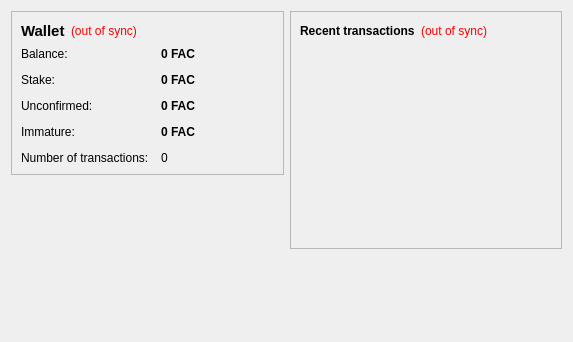
<?xml version="1.0" encoding="UTF-8"?>
<ui version="4.0">
 <class>OverviewPage</class>
 <widget class="QWidget" name="OverviewPage">
  <property name="geometry">
   <rect>
    <x>0</x>
    <y>0</y>
    <width>573</width>
    <height>342</height>
   </rect>
  </property>
  <property name="windowTitle">
   <string>Form</string>
  </property>
  <layout class="QHBoxLayout" name="horizontalLayout" stretch="1,1">
   <item>
    <layout class="QVBoxLayout" name="verticalLayout_2">
     <item>
      <widget class="QFrame" name="frame">
       <property name="frameShape">
        <enum>QFrame::StyledPanel</enum>
       </property>
       <property name="frameShadow">
        <enum>QFrame::Raised</enum>
       </property>
       <layout class="QVBoxLayout" name="verticalLayout_4">
        <item>
         <layout class="QHBoxLayout" name="horizontalLayout_4">
          <item>
           <widget class="QLabel" name="label_5">
            <property name="font">
             <font>
              <pointsize>11</pointsize>
              <weight>75</weight>
              <bold>true</bold>
             </font>
            </property>
            <property name="text">
             <string>Wallet</string>
            </property>
           </widget>
          </item>
          <item>
           <widget class="QLabel" name="labelWalletStatus">
            <property name="toolTip">
             <string>The displayed information may be out of date. Your wallet automatically synchronizes with the FairCoin network after a connection is established, but this process has not completed yet.</string>
            </property>
            <property name="styleSheet">
             <string notr="true">QLabel { color: red; }</string>
            </property>
            <property name="text">
             <string notr="true">(out of sync)</string>
            </property>
            <property name="alignment">
             <set>Qt::AlignLeading|Qt::AlignLeft|Qt::AlignVCenter</set>
            </property>
           </widget>
          </item>
          <item>
           <spacer name="horizontalSpacer_2">
            <property name="orientation">
             <enum>Qt::Horizontal</enum>
            </property>
            <property name="sizeHint" stdset="0">
             <size>
              <width>40</width>
              <height>20</height>
             </size>
            </property>
           </spacer>
          </item>
         </layout>
        </item>
        <item>
         <layout class="QFormLayout" name="formLayout_2">
          <property name="fieldGrowthPolicy">
           <enum>QFormLayout::AllNonFixedFieldsGrow</enum>
          </property>
          <property name="horizontalSpacing">
           <number>12</number>
          </property>
          <property name="verticalSpacing">
           <number>12</number>
          </property>
          <item row="0" column="0">
           <widget class="QLabel" name="label">
            <property name="text">
             <string>Balance:</string>
            </property>
           </widget>
          </item>
          <item row="0" column="1">
           <widget class="QLabel" name="labelBalance">
            <property name="font">
             <font>
              <weight>75</weight>
              <bold>true</bold>
             </font>
            </property>
            <property name="cursor">
             <cursorShape>IBeamCursor</cursorShape>
            </property>
            <property name="toolTip">
             <string>Your current balance</string>
            </property>
            <property name="text">
             <string notr="true">0 FAC</string>
            </property>
            <property name="textInteractionFlags">
             <set>Qt::LinksAccessibleByMouse|Qt::TextSelectableByKeyboard|Qt::TextSelectableByMouse</set>
            </property>
           </widget>
          </item>
          <item row="1" column="0">
           <widget class="QLabel" name="label_6">
            <property name="text">
             <string>Stake:</string>
            </property>
           </widget>
          </item>
          <item row="1" column="1">
           <widget class="QLabel" name="labelStake">
            <property name="font">
             <font>
              <weight>75</weight>
              <bold>true</bold>
             </font>
            </property>
            <property name="cursor">
             <cursorShape>IBeamCursor</cursorShape>
            </property>
            <property name="toolTip">
             <string>Total of coins that was staked, and do not yet count toward the current balance</string>
            </property>
            <property name="text">
             <string notr="true">0 FAC</string>
            </property>
            <property name="textInteractionFlags">
             <set>Qt::LinksAccessibleByMouse|Qt::TextSelectableByKeyboard|Qt::TextSelectableByMouse</set>
            </property>
           </widget>
          </item>
          <item row="2" column="0">
           <widget class="QLabel" name="label_3">
            <property name="text">
             <string>Unconfirmed:</string>
            </property>
           </widget>
          </item>
          <item row="2" column="1">
           <widget class="QLabel" name="labelUnconfirmed">
            <property name="font">
             <font>
              <weight>75</weight>
              <bold>true</bold>
             </font>
            </property>
            <property name="cursor">
             <cursorShape>IBeamCursor</cursorShape>
            </property>
            <property name="toolTip">
             <string>Total of transactions that have yet to be confirmed, and do not yet count toward the current balance</string>
            </property>
            <property name="text">
             <string notr="true">0 FAC</string>
            </property>
            <property name="textInteractionFlags">
             <set>Qt::LinksAccessibleByMouse|Qt::TextSelectableByKeyboard|Qt::TextSelectableByMouse</set>
            </property>
           </widget>
          </item>
          <item row="3" column="0">
           <widget class="QLabel" name="labelImmatureText">
            <property name="text">
             <string>Immature:</string>
            </property>
           </widget>
          </item>
          <item row="3" column="1">
           <widget class="QLabel" name="labelImmature">
            <property name="font">
             <font>
              <weight>75</weight>
              <bold>true</bold>
             </font>
            </property>
            <property name="toolTip">
             <string>Mined balance that has not yet matured</string>
            </property>
            <property name="text">
             <string notr="true">0 FAC</string>
            </property>
            <property name="textInteractionFlags">
             <set>Qt::LinksAccessibleByMouse|Qt::TextSelectableByKeyboard|Qt::TextSelectableByMouse</set>
            </property>
           </widget>
          </item>
          <item row="4" column="0">
           <widget class="QLabel" name="label_2">
            <property name="text">
             <string>Number of transactions:</string>
            </property>
           </widget>
          </item>
          <item row="4" column="1">
           <widget class="QLabel" name="labelNumTransactions">
            <property name="toolTip">
             <string>Total number of transactions in wallet</string>
            </property>
            <property name="text">
             <string notr="true">0</string>
            </property>
           </widget>
          </item>
         </layout>
        </item>
       </layout>
      </widget>
     </item>
     <item>
      <spacer name="verticalSpacer">
       <property name="orientation">
        <enum>Qt::Vertical</enum>
       </property>
       <property name="sizeHint" stdset="0">
        <size>
         <width>20</width>
         <height>40</height>
        </size>
       </property>
      </spacer>
     </item>
    </layout>
   </item>
   <item>
    <layout class="QVBoxLayout" name="verticalLayout_3">
     <item>
      <widget class="QFrame" name="frame_2">
       <property name="frameShape">
        <enum>QFrame::StyledPanel</enum>
       </property>
       <property name="frameShadow">
        <enum>QFrame::Raised</enum>
       </property>
       <layout class="QVBoxLayout" name="verticalLayout">
        <item>
         <layout class="QHBoxLayout" name="horizontalLayout_2">
          <item>
           <widget class="QLabel" name="label_4">
            <property name="text">
             <string>&lt;b&gt;Recent transactions&lt;/b&gt;</string>
            </property>
           </widget>
          </item>
          <item>
           <widget class="QLabel" name="labelTransactionsStatus">
            <property name="toolTip">
             <string>The displayed information may be out of date. Your wallet automatically synchronizes with the FairCoin network after a connection is established, but this process has not completed yet.</string>
            </property>
            <property name="styleSheet">
             <string notr="true">QLabel { color: red; }</string>
            </property>
            <property name="text">
             <string notr="true">(out of sync)</string>
            </property>
            <property name="alignment">
             <set>Qt::AlignRight|Qt::AlignTrailing|Qt::AlignVCenter</set>
            </property>
           </widget>
          </item>
          <item>
           <spacer name="horizontalSpacer">
            <property name="orientation">
             <enum>Qt::Horizontal</enum>
            </property>
            <property name="sizeHint" stdset="0">
             <size>
              <width>40</width>
              <height>20</height>
             </size>
            </property>
           </spacer>
          </item>
         </layout>
        </item>
        <item>
         <widget class="QListView" name="listTransactions">
          <property name="styleSheet">
           <string notr="true">QListView { background: transparent; }</string>
          </property>
          <property name="frameShape">
           <enum>QFrame::NoFrame</enum>
          </property>
          <property name="verticalScrollBarPolicy">
           <enum>Qt::ScrollBarAlwaysOff</enum>
          </property>
          <property name="horizontalScrollBarPolicy">
           <enum>Qt::ScrollBarAlwaysOff</enum>
          </property>
          <property name="selectionMode">
           <enum>QAbstractItemView::NoSelection</enum>
          </property>
         </widget>
        </item>
       </layout>
      </widget>
     </item>
     <item>
      <spacer name="verticalSpacer_2">
       <property name="orientation">
        <enum>Qt::Vertical</enum>
       </property>
       <property name="sizeHint" stdset="0">
        <size>
         <width>20</width>
         <height>40</height>
        </size>
       </property>
      </spacer>
     </item>
    </layout>
   </item>
  </layout>
 </widget>
 <resources/>
 <connections/>
</ui>
